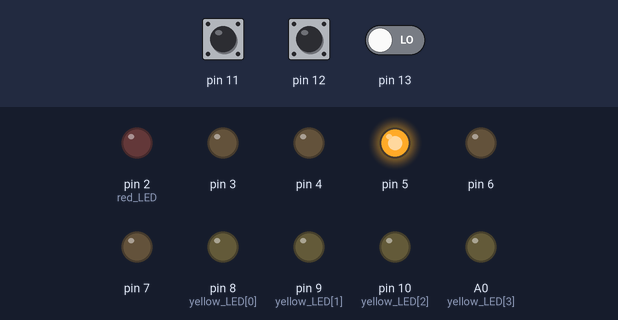
The sketch below on a simulated Arduino Uno, built with avr-gcc and run on an emulated ATmega328P. On the bench: output pins drawn as LEDs (lit = HIGH). The inputs (shaded band) are chosen by the test bench; at power-on: pin 11 LOW, pin 12 LOW, pin 13 LOW.

Above: at 1.2 s.
1.3 s: pin 11 driven HIGH
At 2.1 s:
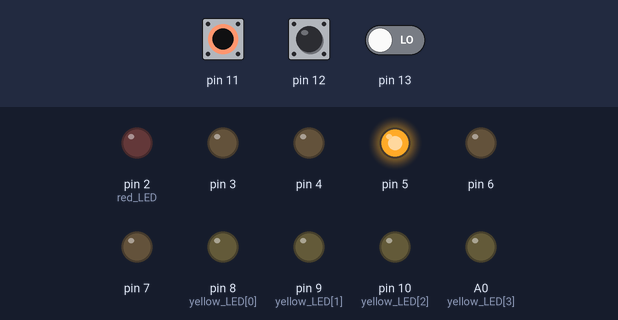
2.8 s: pin 12 driven HIGH
At 3.8 s:
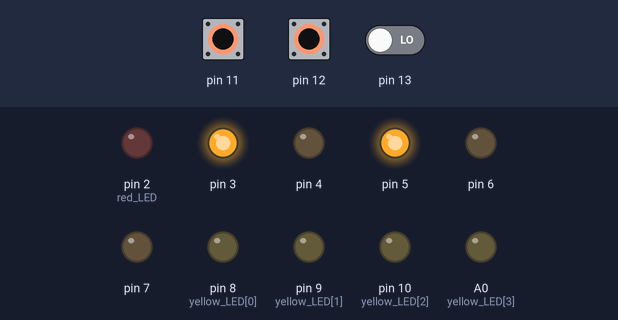
4.3 s: pin 13 driven HIGH
At 5.0 s:
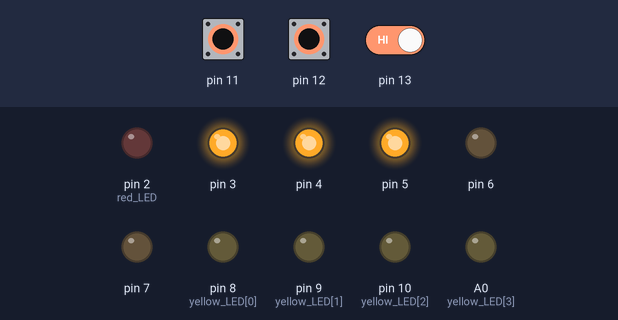
7.3 s: pin 11 pulsed LOW 5 times (0.12 s each, 0.3 s apart)
At 9.9 s:
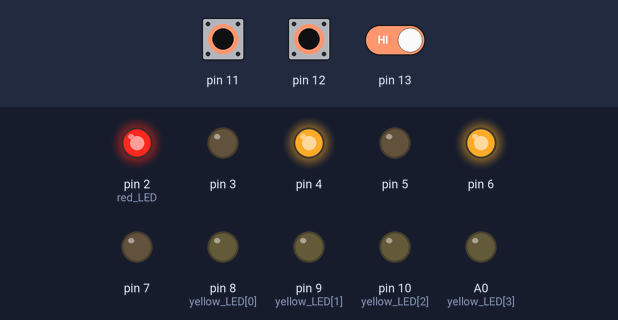
10.3 s: pin 12 pulsed LOW 5 times (0.12 s each, 0.3 s apart)
At 13.7 s:
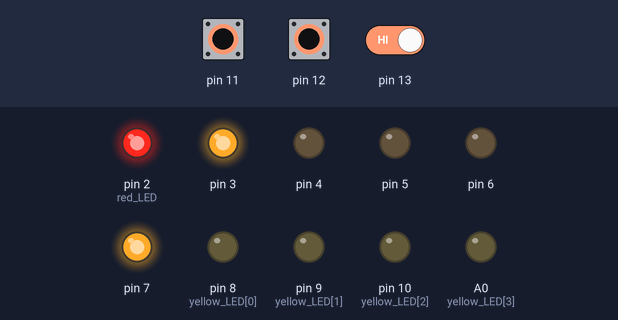
Timing chart, 0 to 20.4 s (numbered marks = the images above; inputs shaded):
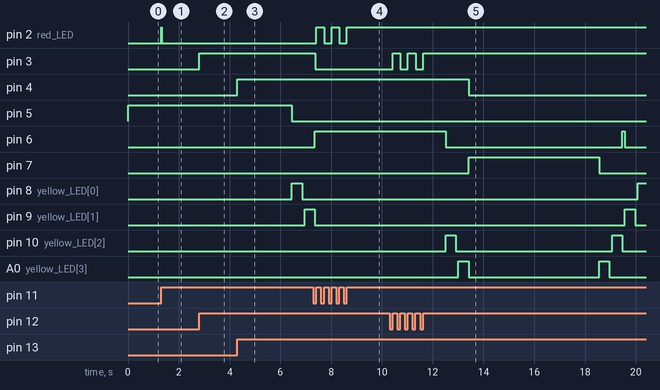

The sketch:

evl.ino
```cpp
int floor_status[3] = {0,0,0};
float evl_loc = 1;
int stop_count = 0;
int pop[3] = {0,0,0};
int red_LED = 2;
int yellow_LED[4] = {8, 9, 10, A0};
int pushed_buttons = 0;
int count_time = 0;


void setup() {
  // put your setup code here, to run once:
  Serial.begin(9600);
  for (int i = 2; i <= 10; i++) { // LED
    pinMode(i, OUTPUT);
  }
  pinMode(A0, OUTPUT);

}


bool button(int button_num) {
  static bool old_status[3] = {0,0,0};
  bool button = digitalRead(button_num);
  bool click;


  if (button == HIGH && old_status[button_num-11] == LOW) {
    click = 1;
  }
  else {
    click = 0;
  }


  old_status[button_num-11] = button;
  return click;
}


void call_evl_LED() {
  for (int i = 0; i <= 2; i++) {

    if (floor_status[i] >= 1) {
      digitalWrite(red_LED + i, HIGH);
    }
    else {
      digitalWrite(red_LED + i, LOW);
    }
  }
}


void end_cancel_button(int num) {
  for (int i = 0; i <= 2; i++) {
    if (num < floor_status[i]) {
      floor_status[i]--;
    }
    else if (num == floor_status[i]) {
      floor_status[i] = 0;
    }
  }
}


int min_floor_status() { // 가장 빠르게 누른층과 그사이층 반환
  int result = 3;
  int min_floor = 0;
  for (int i = 0; i <= 2; i++) {
    if (result > floor_status[i] && floor_status[i] != 0) {
      result = floor_status[i];

      min_floor = i + 1;
    }
  }

  return min_floor;
}


void move_evl() {
  static int target = 0;
  float sub_target = 0;

  if (target == 0) {
    target = min_floor_status();
  }
  else if (floor_status[0] + floor_status[1] + floor_status[2] == 0) {
    target = 0;
  }

  for (int i = 1; i <= 3; i++) { //GREEN_LED
    if (i - 0.01 < evl_loc && evl_loc < i + 0.01) {

      digitalWrite(i + 4, HIGH);
      if (target - 0.01 < evl_loc && evl_loc < target + 0.01) {
        pushed_buttons--;
        end_cancel_button(floor_status[target - 1]);
        target = 0;
        count_time = 0;
      }
    }
    else {
      digitalWrite(i + 4, LOW);
    }
  }


  for (int i = 0; i <= 3; i++) {
    if (1.01 + (0.5 * i) < evl_loc && evl_loc < 1.49 + (0.5 * i)) { // YELLOW_LED
      digitalWrite(yellow_LED[i], HIGH);
    }
    else {
      digitalWrite(yellow_LED[i], LOW);
    }
  }


  if (target != 0 && count_time >= 500) {
    if (evl_loc - target > 0.01) { /// 엘리베이터 운행 방향
      evl_loc = evl_loc - 0.1;
      stop_count = 0;
    }
    else if (evl_loc - target < -0.01) {
      evl_loc = evl_loc + 0.1;
      stop_count = 0;
    }

  }
  else {
    stop_count++;
  }


}

void move_pop() {
  float max_loc = -1.0;
  int max_index = 0;
  int max_num = 0;

  for (int i = 0; i <= 2; i++) {
    if (pop[i] > max_num) {
      max_num = pop[i];
      max_index = i;
      max_loc = static_cast<float>(i);
    }
  }


  if (evl_loc != max_loc + 1.0) {
    pushed_buttons++;
    floor_status[max_index] = pushed_buttons;
  }

  stop_count = 0;
}


void loop() {
  // put your main code here, to run repeatedly:
  for (int i = 11; i <= 13; i++) {// button
    if (button(i)) {
      if (floor_status[i-11] != 0) {
        pushed_buttons--;
        end_cancel_button(floor_status[i-11]);
        pop[i-11]--;
      }
      else {
        pushed_buttons++;
        floor_status[i-11] = pushed_buttons;
        pop[i-11]++;
      }
    }
  }
  call_evl_LED();


  if (count_time % 10 == 0) { //반복속도 1 / 10
    move_evl();
  }


  if (stop_count == 100 and count_time % 10 == 0) {
    move_pop();
  }


  //Serial.println(stop_count);

  // Serial.print(pushed_buttons);
  // Serial.print("  ");
  // Serial.print(floor_status[0]);
  // Serial.print("  ");
  // Serial.print(floor_status[1]);
  // Serial.print("  ");
  // Serial.println(floor_status[2]);


  count_time++;


  delay(10);


}
```

Measured:
- after the input at 1.3 s, pin 2 (red_LED): LOW → HIGH at once, → LOW 0.02 s later
- after the input at 2.8 s, pin 3: LOW → HIGH at once
- after the input at 4.3 s, pin 4: LOW → HIGH at once
- after the input at 7.3 s, pin 2 (red_LED): alternates HIGH for 0.30 s and LOW for 0.30 s, 5 changes in all, then stays HIGH, starting after 0.12 s
- after the input at 10.3 s, pin 3: alternates HIGH for 0.30 s and LOW for 0.30 s, 5 changes in all, then stays HIGH, starting after 0.13 s
- by itself, pin 10 (yellow_LED[2]): alternates HIGH for 0.40 s and LOW for 6.2 s
- by itself, A0 (yellow_LED[3]): alternates HIGH for 0.40 s and LOW for 5.1 s
